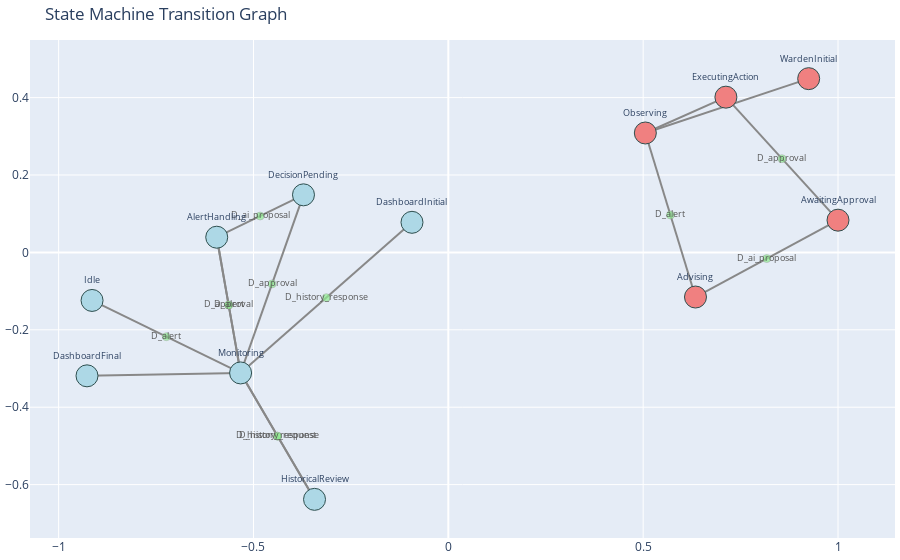

This figure's notebook cell:
### Code cell
# ==========================================
# Cell 5: State Machine Graph
# ==========================================
sm_path = repo_root / 'build' / 'results' / 'mission-control' / 'statemachine.json'
if not sm_path.exists():
    raise FileNotFoundError(f"State machine file not found at {sm_path} (repo_root={repo_root})")

with sm_path.open() as f:
    data = json.load(f)

bindings = data.get('results', {}).get('bindings', [])
nodes = {}  # state_name -> description
edges = {}  # (s1, s2) -> (trigger_name, triggerdesc)

for b in bindings:
    s1_uri = b.get('s1', {}).get('value')
    s1_desc = b.get('s1desc', {}).get('value')
    s2_uri = b.get('s2', {}).get('value')
    s2_desc = b.get('s2desc', {}).get('value')
    trigger_uri = b.get('trigger', {}).get('value')
    trigger_desc = b.get('triggerdesc', {}).get('value')

    s1_name = short_from_uri(s1_uri)
    s2_name = short_from_uri(s2_uri)
    trigger_name = short_from_uri(trigger_uri) if trigger_uri else None

    if s1_name:
        if s1_name not in nodes:
            nodes[s1_name] = s1_desc
    if s2_name:
        if s2_name not in nodes:
            nodes[s2_name] = s2_desc
    
    # Store edge with trigger URI and description
    if s1_name and s2_name:
        edges[(s1_name, s2_name)] = (trigger_name, trigger_desc)

G_statemachine = nx.DiGraph()  # Directed graph for state transitions
for n, d in nodes.items():
    G_statemachine.add_node(n, description=d)
for (s1, s2), (trigger_name, td) in edges.items():
    G_statemachine.add_edge(s1, s2, trigger_name=trigger_name, triggerdesc=td)

pos = nx.spring_layout(G_statemachine, seed=42, k=0.5)

# --- Build edge traces (lines only, no hover) ---
edge_x, edge_y = [], []
for u, v in G_statemachine.edges():
    x0, y0 = pos[u]
    x1, y1 = pos[v]
    edge_x.extend([x0, x1, None])
    edge_y.extend([y0, y1, None])

edge_trace = go.Scatter(
    x=edge_x, y=edge_y,
    mode='lines',
    line=dict(width=2, color='#888'),
    hoverinfo='none',
    showlegend=False
)

# --- Build edge label trace (at midpoint of each edge) ---
edge_label_x, edge_label_y, edge_label_text, edge_label_hover = [], [], [], []
for u, v in G_statemachine.edges():
    x0, y0 = pos[u]
    x1, y1 = pos[v]
    # Midpoint of edge
    mid_x = (x0 + x1) / 2
    mid_y = (y0 + y1) / 2
    
    trigger_name = G_statemachine.edges[u, v].get('trigger_name', '')
    triggerdesc = G_statemachine.edges[u, v].get('triggerdesc', '')
    
    if trigger_name:  # Only add label if trigger exists
        edge_label_x.append(mid_x)
        edge_label_y.append(mid_y)
        edge_label_text.append(trigger_name)
        edge_label_hover.append(f"{trigger_name}<br>{triggerdesc}")

edge_label_trace = go.Scatter(
    x=edge_label_x, y=edge_label_y,
    mode='markers+text',
    text=edge_label_text,
    textposition='middle center',
    textfont=dict(size=9, color='#555'),
    hovertext=edge_label_hover,
    hoverinfo='text',
    marker=dict(size=8, color='#90EE90', opacity=0.7, line=dict(width=0.5, color='#888')),
    showlegend=False
)

# --- Build node trace ---
node_x, node_y, hover_text, labels, node_colors = [], [], [], [], []
for n in G_statemachine.nodes():
    x, y = pos[n]
    node_x.append(x)
    node_y.append(y)
    desc = G_statemachine.nodes[n].get('description') or ''
    hover_text.append(f"{n}<br>{desc}")
    labels.append(n)
    
    # Color-code states: Dashboard states vs Warden states
    if 'Dashboard' in n or n in ['Monitoring', 'Idle', 'AlertHandling', 'DecisionPending', 'HistoricalReview']:
        node_colors.append('LightBlue')
    elif 'Warden' in n or n in ['Observing', 'Advising', 'AwaitingApproval', 'ExecutingAction']:
        node_colors.append('LightCoral')
    else:
        node_colors.append('LightGray')

node_trace = go.Scatter(
    x=node_x, y=node_y,
    mode='markers+text',
    text=labels,
    textposition='top center',
    textfont=dict(size=9),
    hovertext=hover_text,
    hoverinfo='text',
    marker=dict(size=22, color=node_colors, line=dict(width=1, color='DarkSlateGrey')),
    showlegend=False
)

fig_statemachine = go.Figure(
    data=[edge_trace, edge_label_trace, node_trace],
    layout=go.Layout(
        title='State Machine Transition Graph',
        showlegend=False,
        hovermode='closest',
        margin=dict(b=20, l=5, r=5, t=40)
    )
)

fig_statemachine.show()

### Figure 1 — Plotly figure (JSON) as saved in the notebook; plotly's stock layout.template omitted (floating-point values rounded to 4 significant figures)
{"data": [{"hoverinfo": "none", "line": {"color": "#888", "width": 2}, "mode": "lines", "showlegend": false, "type": "scatter", "x": [-0.3717, -0.533, null, -0.533, -0.5943, null, -0.533, -0.3433, null, -0.533, -0.9272, null, -0.5943, -0.533, null, -0.5943, -0.3717, null, -0.9142, -0.533, null, 0.5056, 0.6343, null, 0.6343, 1.0, null, 1.0, 0.7123, null, 0.7123, 0.5056, null, -0.09322, -0.533, null, -0.3433, -0.533, null, 0.9248, 0.5056, null], "y": [0.1488, -0.3114, null, -0.3114, 0.03929, null, -0.3114, -0.6381, null, -0.3114, -0.3189, null, 0.03929, -0.3114, null, 0.03929, 0.1488, null, -0.1241, -0.3114, null, 0.3086, -0.1153, null, -0.1153, 0.0833, null, 0.0833, 0.4012, null, 0.4012, 0.3086, null, 0.07775, -0.3114, null, -0.6381, -0.3114, null, 0.449, 0.3086, null]}, {"hoverinfo": "text", "hovertext": ["D_approval<br>Operator approval decision (approve / reject) for AI action.", "D_alert<br>Alert signal (critical notification) produced by FireCloud or AIFireWarden.", "D_history_request<br>Request for historical telemetry/time-series data.", "D_approval<br>Operator approval decision (approve / reject) for AI action.", "D_ai_proposal<br>Structured task proposal from AI Fire Warden (may require approval).", "D_alert<br>Alert signal (critical notification) produced by FireCloud or AIFireWarden.", "D_alert<br>Alert signal (critical notification) produced by FireCloud or AIFireWarden.", "D_ai_proposal<br>Structured task proposal from AI Fire Warden (may require approval).", "D_approval<br>Operator approval decision (approve / reject) for AI action.", "D_history_response<br>Historical telemetry/time-series data returned from Fire Cloud.", "D_history_response<br>Historical telemetry/time-series data returned from Fire Cloud."], "marker": {"color": "#90EE90", "line": {"color": "#888", "width": 0.5}, "opacity": 0.7, "size": 8}, "mode": "markers+text", "showlegend": false, "text": ["D_approval", "D_alert", "D_history_request", "D_approval", "D_ai_proposal", "D_alert", "D_alert", "D_ai_proposal", "D_approval", "D_history_response", "D_history_response"], "textfont": {"color": "#555", "size": 9}, "textposition": "middle center", "type": "scatter", "x": [-0.4524, -0.5637, -0.4382, -0.5637, -0.483, -0.7236, 0.5699, 0.8172, 0.8562, -0.3131, -0.4382], "y": [-0.08133, -0.1361, -0.4747, -0.1361, 0.09403, -0.2178, 0.09663, -0.016, 0.2422, -0.1168, -0.4747]}, {"hoverinfo": "text", "hovertext": ["DecisionPending<br>Dashboard is awaiting human approval for an AI-suggested task.", "Monitoring<br>Dashboard is actively monitoring live data and updating the map.", "AlertHandling<br>Dashboard is handling a critical alert; displaying pop-up and workflow.", "Idle<br>Dashboard is idle or on standby; not actively streaming.", "Observing<br>Warden monitors telemetry and looks for anomalies.", "Advising<br>Warden formulates a recommendation or task (advisory mode).", "AwaitingApproval<br>Warden has proposed an action and is awaiting human approval.", "ExecutingAction<br>Warden is executing an approved mitigation task (autonomous actions).", "DashboardInitial<br>Initial dashboard state (startup / not connected).", "HistoricalReview<br>Dashboard is in historical/time-travel view mode (slider engaged).", "WardenInitial<br>AI Warden startup / idle.", "DashboardFinal<br>Dashboard session ended / system shutdown."], "marker": {"color": ["LightBlue", "LightBlue", "LightBlue", "LightBlue", "LightCoral", "LightCoral", "LightCoral", "LightCoral", "LightBlue", "LightBlue", "LightCoral", "LightBlue"], "line": {"color": "DarkSlateGrey", "width": 1}, "size": 22}, "mode": "markers+text", "showlegend": false, "text": ["DecisionPending", "Monitoring", "AlertHandling", "Idle", "Observing", "Advising", "AwaitingApproval", "ExecutingAction", "DashboardInitial", "HistoricalReview", "WardenInitial", "DashboardFinal"], "textfont": {"size": 9}, "textposition": "top center", "type": "scatter", "x": [-0.3717, -0.533, -0.5943, -0.9142, 0.5056, 0.6343, 1.0, 0.7123, -0.09322, -0.3433, 0.9248, -0.9272], "y": [0.1488, -0.3114, 0.03929, -0.1241, 0.3086, -0.1153, 0.0833, 0.4012, 0.07775, -0.6381, 0.449, -0.3189]}], "layout": {"hovermode": "closest", "margin": {"b": 20, "l": 5, "r": 5, "t": 40}, "showlegend": false, "title": {"text": "State Machine Transition Graph"}}}
